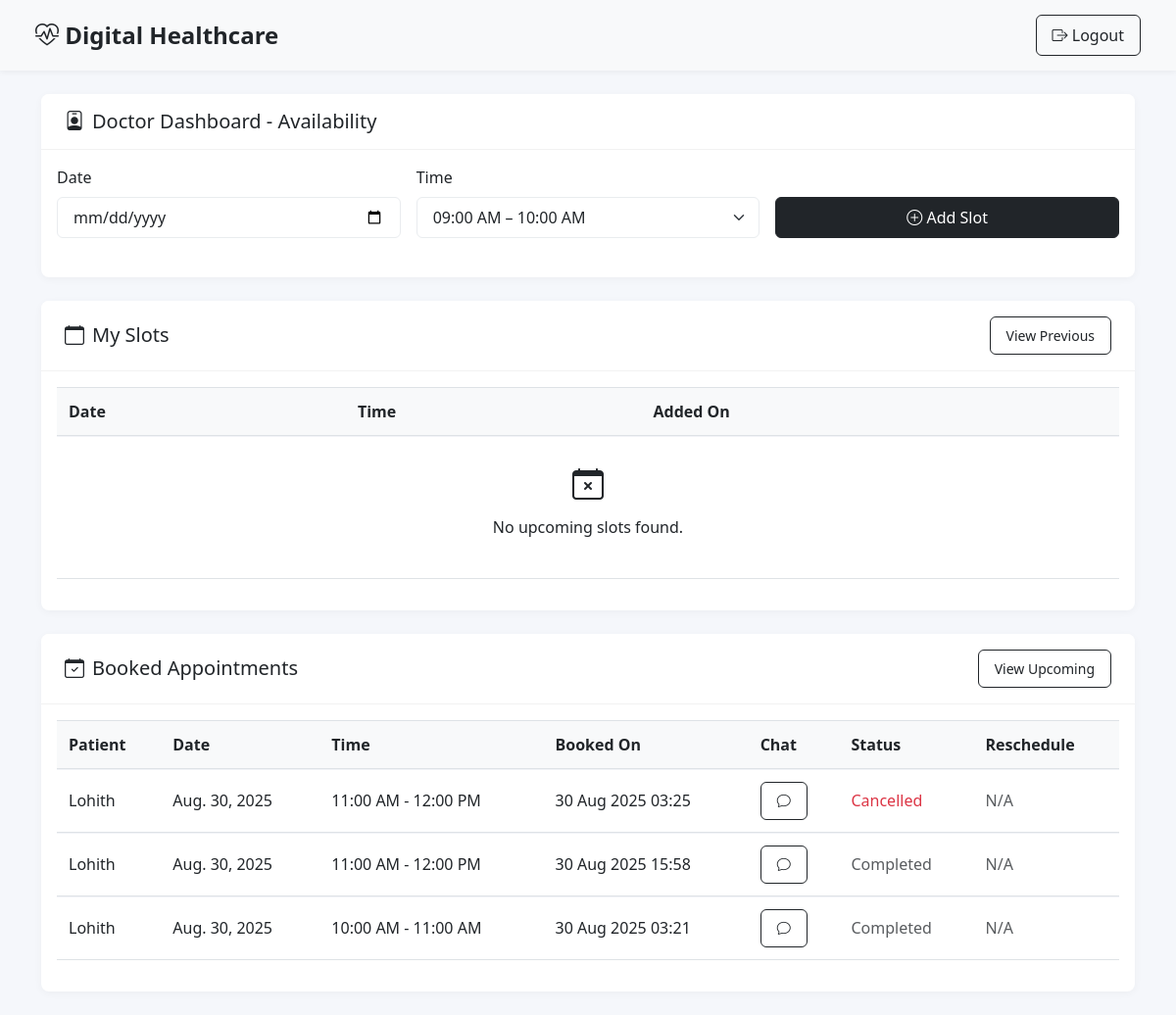
/docdash/?show_bookings=all (signed in), run on the app's committed database.
### dhealth/models.py (models this page shows, shortened)
class Booking(models.Model):
    doc = models.ForeignKey(Profile, on_delete=models.CASCADE, related_name='d')
    pat = models.ForeignKey(Profile, on_delete=models.CASCADE, related_name='p')
    slot = models.ForeignKey(Slot, on_delete=models.CASCADE)
    created = models.DateTimeField(auto_now_add=True)
    status = models.CharField(max_length=20, default='confirmed')
    FEEDBACK_CHOICES = [(i, str(i)) for i in range(1, 6)]
    feedback_rating = models.PositiveSmallIntegerField(choices=FEEDBACK_CHOICES, null=True, blank=True)
    feedback_comment = models.TextField(blank=True)

class Profile(models.Model):
    user = models.OneToOneField(User, on_delete=models.CASCADE)
    is_doc = models.BooleanField(default=False)
    is_active = models.BooleanField(default=False)
    spec = models.CharField(max_length=100, blank=True)
    license = models.FileField(upload_to='docs/', blank=True)
    address = models.TextField(blank=True)

class Slot(models.Model):
    doc = models.ForeignKey(Profile, on_delete=models.CASCADE)
    date = models.DateField()
    time = models.TimeField()
    created = models.DateTimeField(auto_now_add=True)
    def get_time_range(self):
        mapping = {
            '09:00': '09:00 AM - 10:00 AM',
            '10:00': '10:00 AM - 11:00 AM',
            '11:00': '11:00 AM - 12:00 PM',
            '12:00': '12:00 PM - 01:00 PM',
            '13:00': '01:00 PM - 02:00 PM',
            '14:00': '02:00 PM - 03:00 PM',
            '15:00': '03:00 PM - 04:00 PM',
            '16:00': '04:00 PM - 05:00 PM',
            '17:00': '05:00 PM - 06:00 PM',
        }
        return mapping.get(self.time.strftime("%H:%M"), self.time.strftime("%H:%M"))

### dhealth/views.py (the view)
# urls.py: path('docdash/', views.docdash, name='docdash'),
@login_required(login_url=reverse_lazy('logn'))
def docdash(request):
    prof = get_object_or_404(Profile, user=request.user, is_doc=True)
    if request.method == "POST":
        form = SlotForm(request.POST)
        if form.is_valid():
            slot = form.save(commit=False)
            slot.doc = prof
            if slot.date < date.today():
                messages.error(request, "Cannot create slot for a past date.")
            elif Slot.objects.filter(doc=prof, date=slot.date, time=slot.time).exclude(
                id__in=Booking.objects.filter(status='cancelled').values_list('slot_id', flat=True)
                ).exists():
                messages.error(request, "This slot already exists.")
            else:
                slot.save()
                messages.success(request, "Slot created successfully.")
                return redirect('docdash')
    else:
        form = SlotForm()
    show_all = request.GET.get("show") == "all"
    show_bookings_all = request.GET.get("show_bookings") == "all"
    cancelled_slot_ids = Booking.objects.filter(status='cancelled').values_list('slot_id', flat=True)
    all_slots = Slot.objects.filter(doc=prof).exclude(id__in=cancelled_slot_ids).order_by("-date", "-time")
    upcoming_slots = all_slots.filter(date__gte=date.today())
    past_slots = all_slots.filter(date__lt=date.today())
    all_bookings = Booking.objects.filter(doc=prof).order_by("-slot__date", "-slot__time")
    upcoming_bookings = all_bookings.filter(slot__date__gte=date.today())
    past_bookings = all_bookings.filter(slot__date__lt=date.today())
    return render(request, 'docdash.html', {
        'f': form,
        's': upcoming_slots if not show_all else past_slots,
        'show_all': show_all,
        'b': upcoming_bookings if not show_bookings_all else past_bookings,
        'show_bookings_all': show_bookings_all,
        'today': date.today(),
    })

### dhealth/forms.py
class SlotForm(forms.ModelForm):
    class Meta:
        model = Slot
        fields = ['date', 'time']
        widgets = {
            'date': forms.DateInput(attrs={
                'type': 'date',
                'class': 'form-control'
            }),
            'time': forms.Select(choices=[
                ('09:00', '09:00 AM – 10:00 AM'),
                ('10:00', '10:00 AM – 11:00 AM'),
                ('11:00', '11:00 AM – 12:00 PM'),
                ('12:00', '12:00 PM – 01:00 PM'),
                ('13:00', '01:00 PM – 02:00 PM'),
                ('14:00', '02:00 PM – 03:00 PM'),
                ('15:00', '03:00 PM – 04:00 PM'),
                ('16:00', '04:00 PM – 05:00 PM'),
                ('17:00', '05:00 PM – 06:00 PM'),
            ], attrs={'class': 'form-select'})
        }

### templates/docdash.html (shortened to what this page needs)
<!DOCTYPE html>
<html>
<head>
    <link href="https://cdn.jsdelivr.net/npm/bootstrap@5.3.0/dist/css/bootstrap.min.css" rel="stylesheet">
    <link rel="stylesheet" href="https://cdn.jsdelivr.net/npm/bootstrap-icons@1.8.1/font/bootstrap-icons.css">
</head>
<body>
    <nav class="navbar">
        <div class="container-fluid">
            <a class="navbar-brand" href="#">
                <i class="bi bi-heart-pulse"></i> Digital Healthcare
            </a>
            <div class="d-flex">
                <a href="{% url 'logout' %}" class="btn btn-outline-dark">
                    <i class="bi bi-box-arrow-right"></i> Logout
                </a>
            </div>
        </div>
    </nav>
    <div class="container">
        <div class="card">
            <div class="card-header">
                <h5 class="mb-0"><i class="bi bi-person-badge me-2"></i>Doctor Dashboard - Availability</h5>
            </div>
            <div class="card-body">
                <form method="post" class="mb-4">
                    <div class="row g-3 align-items-end">
                        <div class="col-md-4">
                            <label class="form-label">{{ f.date.label }}</label>
                            {{ f.date }}
                        </div>
                        <div class="col-md-4">
                            <label class="form-label">{{ f.time.label }}</label>
                            {{ f.time }}
                        </div>
                        <div class="col-md-4">
                            <button class="btn btn-primary w-100">
                                <i class="bi bi-plus-circle"></i> Add Slot
                            </button>
                        </div>
                    </div>
                </form>
            </div>
        </div>
        <div class="card">
            <div class="card-header d-flex justify-content-between align-items-center">
                <h5 class="mb-0"><i class="bi bi-calendar me-2"></i>My Slots</h5>
                {% if show_all %}
                    <a href="{% url 'docdash' %}" class="btn btn-sm btn-outline-dark">View Upcoming</a>
                {% else %}
                    <a href="{% url 'docdash' %}?show=all" class="btn btn-sm btn-outline-dark">View Previous</a>
                {% endif %}
            </div>
            <div class="card-body">
                <div class="table-responsive">
                    <table class="table table-hover">
                        <thead>
                            <tr>
                                <th>Date</th>
                                <th>Time</th>
                                <th>Added On</th>
                            </tr>
                        </thead>
                        <tbody>
                            {% for i in s %}
                                <tr>
                                    <td>{{ i.date }}</td>
                                    <td>{{ i.get_time_range }}</td>
                                    <td>{{ i.created|date:"d M Y H:i" }}</td>
                                </tr>
                            {% empty %}
                                <tr>
                                    <td colspan="3" class="text-center py-4">
                                        <i class="bi bi-calendar-x" style="font-size: 2rem;"></i>
                                        <p class="mt-2">No {% if show_all %}previous{% else %}upcoming{% endif %} slots found.</p>
                                    </td>
                                </tr>
                            {% endfor %}
                        </tbody>
                    </table>
                </div>
            </div>
        </div>
        <div class="card">
            <div class="card-header d-flex justify-content-between align-items-center">
                <h5 class="mb-0"><i class="bi bi-calendar-check me-2"></i>Booked Appointments</h5>
                {% if show_bookings_all %}
                    <a href="{% url 'docdash' %}" class="btn btn-sm btn-outline-dark">View Upcoming</a>
                {% else %}
                    <a href="{% url 'docdash' %}?show_bookings=all" class="btn btn-sm btn-outline-dark">View Previous</a>
                {% endif %}
            </div>
            <div class="card-body">
                <div class="table-responsive">
                    <table class="table table-hover">
                        <thead>
                            <tr>
                                <th>Patient</th>
                                <th>Date</th>
                                <th>Time</th>
                                <th>Booked On</th>
                                <th>Chat</th>
                                <th>Status</th>
                                <th>Reschedule</th>
                            </tr>
                        </thead>
                        <tbody>
                            {% for i in b %}
                            <tr>
                                <td>{{ i.pat.user.first_name }}</td>
                                <td>{{ i.slot.date }}</td>
                                <td>{{ i.slot.get_time_range }}</td>
                                <td>{{ i.created|date:"d M Y H:i" }}</td>
                                <td>
                                    <a href="{% url 'chat' i.id %}" class="btn btn-sm btn-outline-dark">
                                        <i class="bi bi-chat"></i>
                                    </a>
                                </td>
                                <td>
                                    {% if i.status != 'cancelled' and i.slot.date >= today %}
                                        <form method="post" action="{% url 'cancel-booking' i.id %}" onsubmit="return confirm('Cancel this appointment?');">
                                            {% csrf_token %}
                                            <button type="submit" class="btn btn-sm btn-outline-danger">
                                                <i class="bi bi-x-circle"></i>
                                            </button>
                                        </form>
                                    {% elif i.status == 'cancelled' %}
                                        <span class="text-danger">Cancelled</span>
                                    {% else %}
                                        <span class="text-muted">Completed</span>
                                    {% endif %}
                                </td>
                                <td>
                                    {% if i.status != 'cancelled' and i.slot.date >= today %}
                                        <a href="{% url 'reschedule_booking' i.id %}" class="btn btn-sm btn-outline-info">
                                            <i class="bi bi-calendar-event"></i>
                                        </a>
                                    {% else %}
                                        <span class="text-muted">N/A</span>
                                    {% endif %}
                                </td>
                            </tr>
                            {% endfor %}
                        </tbody>
                    </table>
                </div>
            </div>
        </div>
    </div>
</body>
</html>

### templates/docdash.html (style rules this page uses)
:root { --primary: #212529; --secondary: #495057; --light: #f8f9fa; --card-radius: 8px; }
body { background-color: #f5f7fb; color: #495057; font-family: 'Segoe UI', Tahoma, Geneva, Verdana, sans-serif; }
.navbar { background: #f8f9fa; box-shadow: 0 2px 6px rgba(0, 0, 0, 0.05); padding: 0.8rem 1.5rem; margin-bottom: 1.5rem; }
.navbar-brand { font-weight: 700; font-size: 1.5rem; color: var(--primary) !important; }
.card { border: none; border-radius: var(--card-radius); box-shadow: 0 2px 8px rgba(0, 0, 0, 0.04); margin-bottom: 1.5rem; }
.card-header { background-color: white; border-bottom: 1px solid rgba(0, 0, 0, 0.05); padding: 1rem 1.5rem; font-weight: 600; border-radius: var(--card-radius) var(--card-radius) 0 0 !important; }
.table { border-collapse: separate; border-spacing: 0; width: 100%; }
.table th { background-color: #f8f9fa; padding: 0.75rem; font-weight: 600; color: var(--primary); border-top: 1px solid #dee2e6; }
.table td { padding: 0.75rem; vertical-align: middle; border-top: 1px solid #f1f3f7; }
.btn { border-radius: 6px; font-weight: 500; padding: 0.5rem 1rem; }
.btn-primary { background-color: var(--primary); border-color: var(--primary); }
.btn-outline-dark { color: var(--primary); border-color: var(--primary); }
.form-select, .form-control { border-radius: 6px; border: 1px solid #e9ecef; padding: 0.5rem 1rem; }

### data on the page
Booking: pat.user.first_name "Lohith", slot "Aug. 30, 2025", slot.get_time_range "11:00 AM - 12:00 PM", created "30 Aug 2025 03:25", status "Cancelled"
Booking: pat.user.first_name "Lohith", slot "Aug. 30, 2025", slot.get_time_range "11:00 AM - 12:00 PM", created "30 Aug 2025 15:58", status "Completed"
Booking: pat.user.first_name "Lohith", slot "Aug. 30, 2025", slot.get_time_range "10:00 AM - 11:00 AM", created "30 Aug 2025 03:21", status "Completed"

### other printed values
{{ f.date.label }} "Date"
{{ f.time.label }} "Time"
